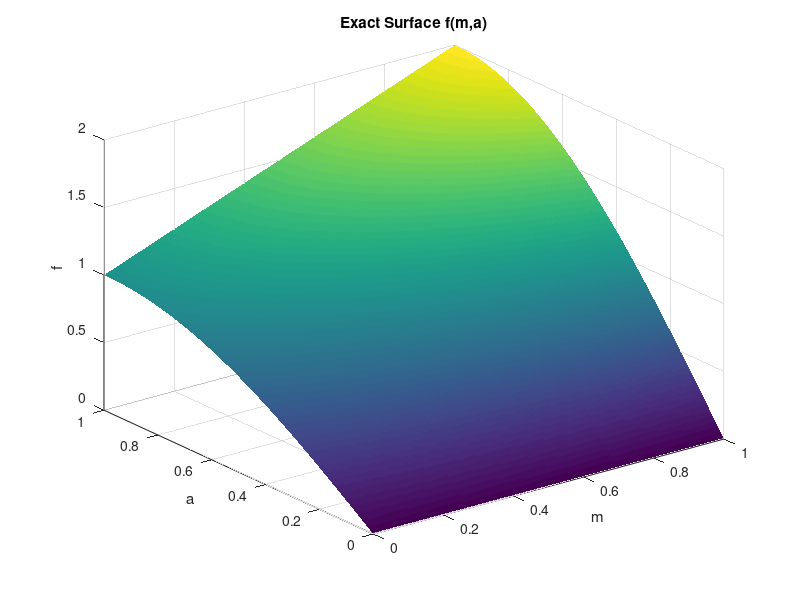
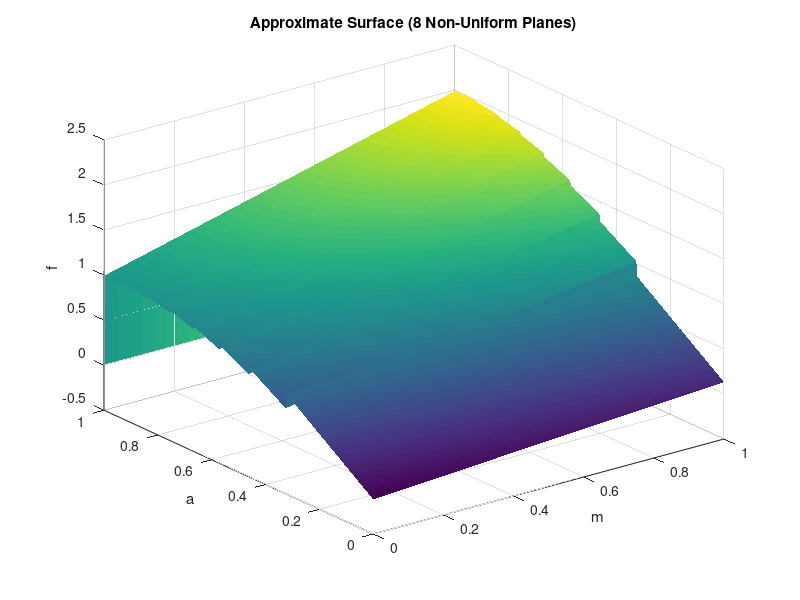
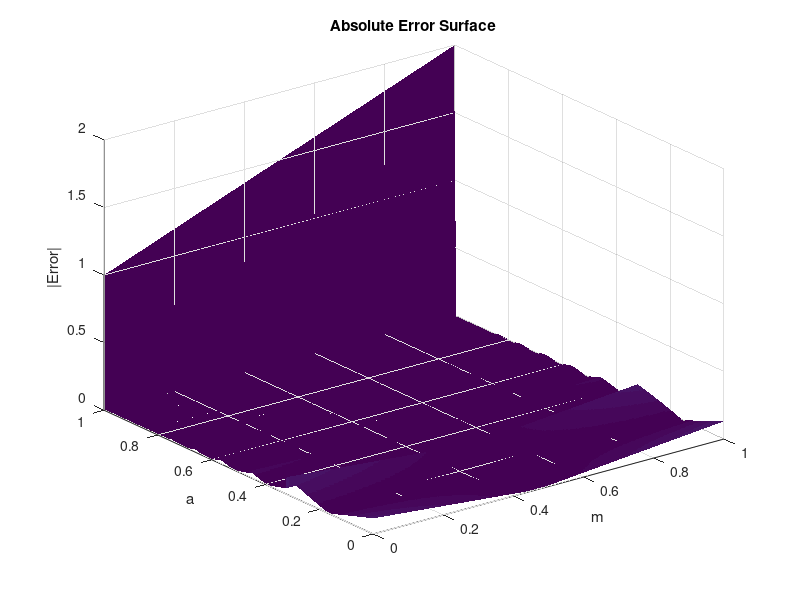

The MATLAB script that drew these images, in order: (Note: this script raises an error after producing the figures.)
clear; clc; close all;

Nm = 256;
Na = 256;

m = linspace(0,1,Nm);
a = linspace(0,1,Na);

[M,A] = meshgrid(m,a);

F_exact = (1 + M) .* sin(pi/2 * A);

num_planes = 8;

Ns = 5000;
a_dense = linspace(0,1,Ns);

curv = sin(pi/2 * a_dense);                % curvature proxy
cum_curv = cumtrapz(a_dense, curv);
cum_curv = cum_curv / cum_curv(end);       % normalize

a_edges = zeros(num_planes+1,1);
a_edges(1) = 0;
a_edges(end) = 1;

for i = 2:num_planes
    target = (i-1)/num_planes;
    [~,idx] = min(abs(cum_curv - target));
    a_edges(i) = a_dense(idx);
end

fprintf('\nStage 2: Non-uniform plane boundaries\n');
for i = 1:num_planes
    fprintf('Plane %d: a ∈ [%.4f , %.4f)\n', ...
        i-1, a_edges(i), a_edges(i+1));
end

pm = zeros(num_planes,1);
pa = zeros(num_planes,1);
b  = zeros(num_planes,1);

for i = 1:num_planes
    a1 = a_edges(i);
    a2 = a_edges(i+1);

    a_s = linspace(a1,a2,200);
    m_s = linspace(0,1,200);

    % Eq. (11)
    pm(i) = mean( sin(pi/2 * a_s) );

    % Eq. (12)
    [MM,AA] = meshgrid(m_s,a_s);
    dfa = (pi/2) * (1 + MM) .* cos(pi/2 * AA);
    pa(i) = mean(dfa(:));

    % MAE-centering bias
    F_sub = (1 + MM) .* sin(pi/2 * AA);
    F_lin = pm(i)*MM + pa(i)*AA;
    b(i) = mean(F_sub(:) - F_lin(:));
end

F_approx = zeros(size(F_exact));

for i = 1:num_planes
    mask = (A >= a_edges(i)) & (A < a_edges(i+1));
    F_approx(mask) = pm(i)*M(mask) + pa(i)*A(mask) + b(i);
end
abs_err = abs(F_exact - F_approx);

MAE  = mean(abs_err(:));
MRED = mean(abs_err(:)) / mean(abs(F_exact(:)));

fprintf('\nStage 2 Results:\n');
fprintf('MAE  = %.4e\n', MAE);
fprintf('MRED = %.4e\n', MRED);

figure;
surf(M, A, F_exact, 'EdgeColor','none');
title('Exact Surface f(m,a)');
xlabel('m'); ylabel('a'); zlabel('f');

figure;
surf(M, A, F_approx, 'EdgeColor','none');
title('Approximate Surface (8 Non-Uniform Planes)');
xlabel('m'); ylabel('a'); zlabel('f');

figure;
surf(M, A, abs_err, 'EdgeColor','none');
title('Absolute Error Surface');
xlabel('m'); ylabel('a'); zlabel('|Error|');

figure;
histogram(abs_err(:),100);
title('Error Distribution');
xlabel('Absolute Error'); ylabel('Count');

fprintf('\nTable-I Coefficients (Stage 2 – Non-uniform)\n');
fprintf('Plane\tpm\t\tpa\t\tb\n');

for i = 1:num_planes
    fprintf('%d\t%.6f\t%.6f\t%.6f\n', ...
        i-1, pm(i), pa(i), b(i));
end
